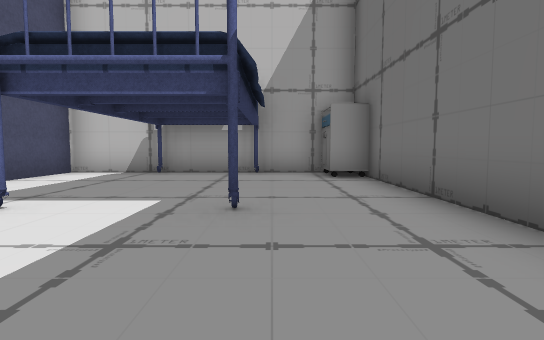
view 1 (above)

12 first-person views from a walk through a Unity game level. The camera is 0.31 m above the floor, tilts 4° down and sees 80° across. Doors are open. The floor is counted in squares, 0.5 m on a side. Each view is taken from the middle of a square. On the plan, view 1 faces up. The plan holds only what a view shows up to about 10 squares ahead; the rest is blank. The place goes on beyond the plan. The player character is not drawn. Some animated figures are not drawn. Some surface patterns are stand-ins.

view 2
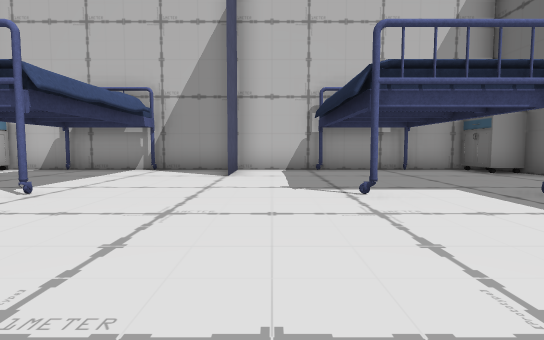

view 3
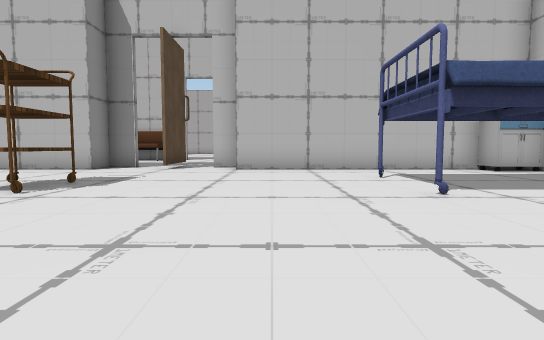

view 4
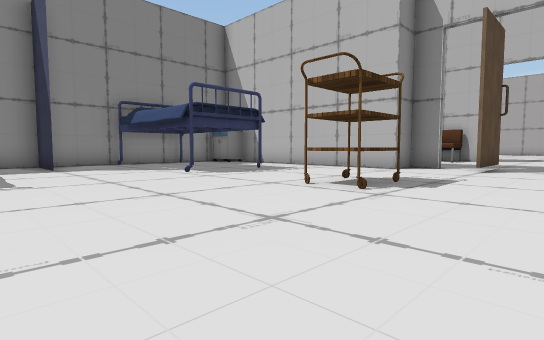

view 5
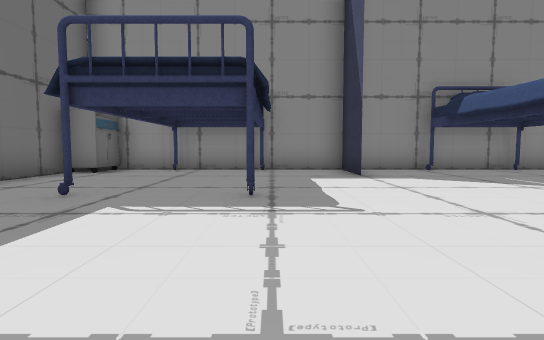

view 6
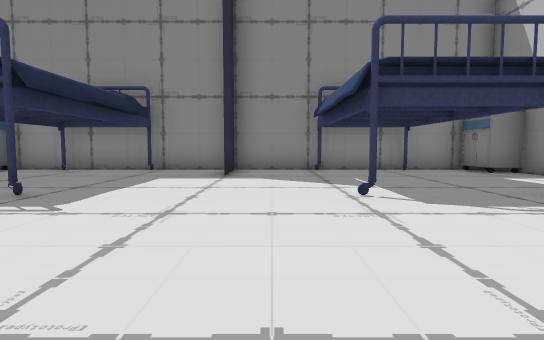

view 7
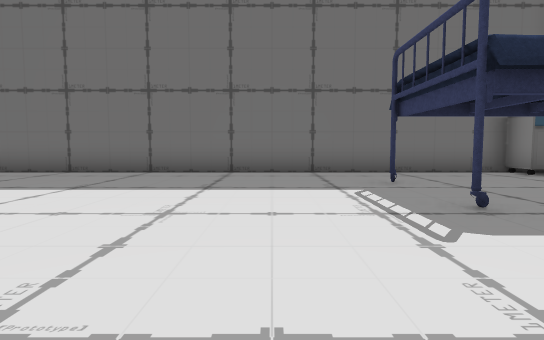

view 8
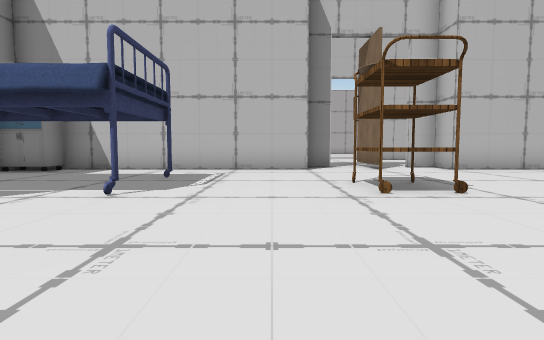

view 9
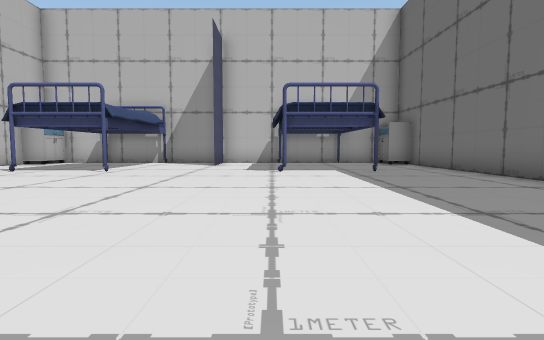

view 10
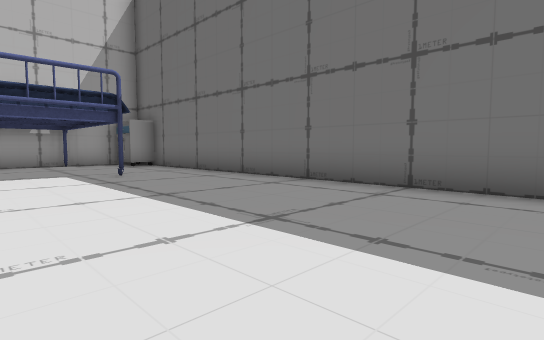

view 11
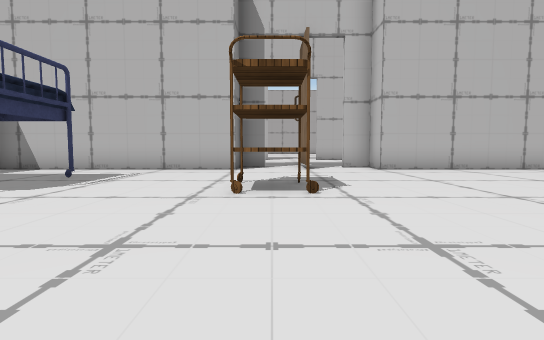

view 12
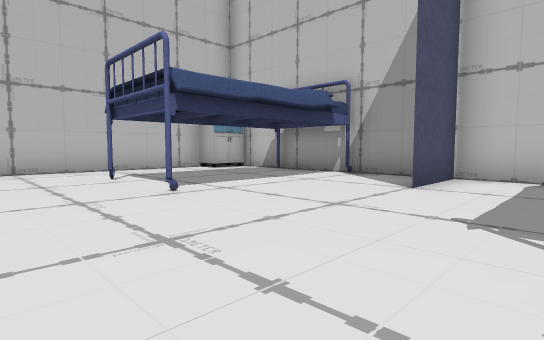

### Floor plan
Points are (right, up) in squares from view 1. A wall is a line through its corners. A room is listed if a view was taken in it or the views show most of it. See-through windows are left out.
Room 1 (views 1, 2, 3, 4, 5, 6, 7, 8, 9, 10, 11, 12)
walls: (-12.1, -2.1) (-13, -2.1); (-13, -3.1) (-13, -4) (-12, -4) (-12, -12) (1.5, -12); (-13.9, -2) (-12, -2); (2, -10.5) (2, 6.5); (-12, 7.8) (-12, 0) (-13, 0) (-13, -0.9); (1.9, 8) (-12, 8)
objects: wagon (-12, -11) to (-11, -11); wagon (-12, 7) to (-11, 7); other object (-9, -4) to (-7, -2); bed (-7, -7); bed (-7, 3); bed (-7, 8); curtain (-5, -11); curtain (-5, 7); bed (-3, -12); bed (-3, -7); bed (0, -12); bed (0, 3); wagon (1, -11) to (2, -11); wagon (1, 7) to (2, 7)

Positions as (right, up) in squares from view 1, and headings:
1: (0, 0), facing up
2: (-4, -1), facing up
3: (-3, 1), facing left
4: (-3, 0), facing down-left
5: (-3, -3), facing down
6: (-6, -3), facing down
7: (-6, -5), facing right
8: (-3, -5), facing left
9: (-3, -5), facing up
10: (-3, -4), facing up-right
11: (-3, -3), facing left
12: (-3, 1), facing up-left
